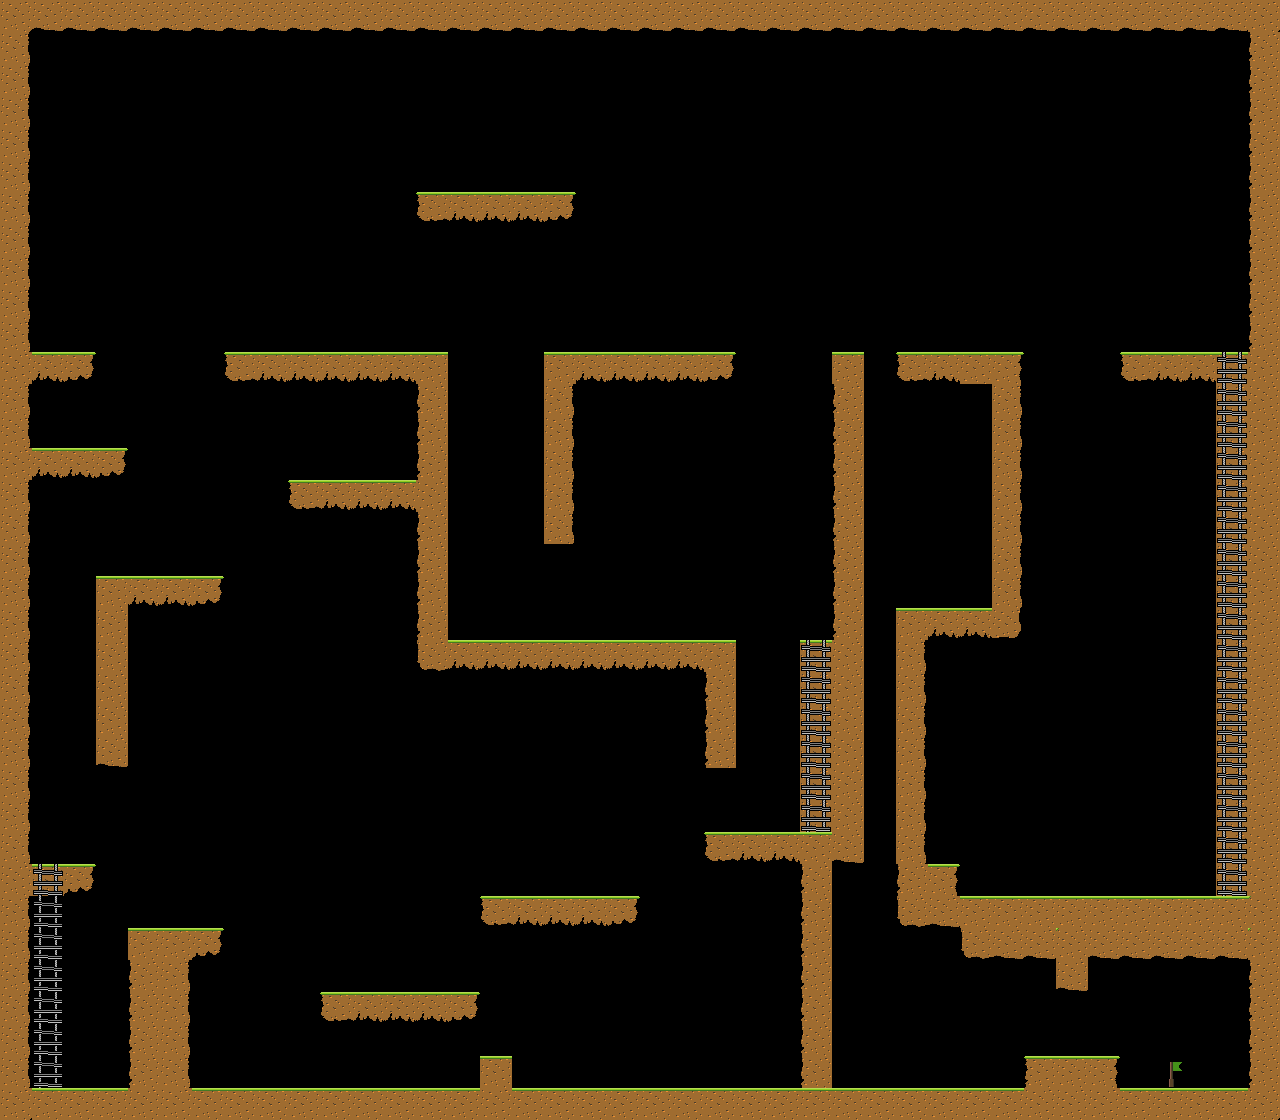

Below is a game level as drawn by its tile map, then a one-line description and the .tmx that defines it (tile-layer data replaced by summaries):
An orthogonal 40x35 tile map with 32x32 px tiles, 1 tile layer (set) and 100 objects (30x platform, 26x coin, 21x reverse, 14x enemy, 4x block, ...).

<map version="1.0" orientation="orthogonal" width="40" height="35" tilewidth="32" tileheight="32">
 <tileset firstgid="1" source="new-tiles.tsx" />
 <layer name="set" width="40" height="35">
  <data>[1400 cells, 340 non-empty, 18 distinct tile ids]</data>
 </layer>
 <objectgroup name="triggers" width="40" height="35" visible="0">
  <object name="block" x="0" y="0" width="1280" height="32">
   <properties>
    <property name="blockers" value="tlbr" />
   </properties>
  </object>
  <object name="block" x="0" y="1088" width="1280" height="32">
   <properties>
    <property name="blockers" value="tlbr" />
   </properties>
  </object>
  <object name="block" x="1248" y="0" width="32" height="1120">
   <properties>
    <property name="blockers" value="tlbr" />
   </properties>
  </object>
  <object name="block" x="0" y="0" width="32" height="1120">
   <properties>
    <property name="blockers" value="tlbr" />
   </properties>
  </object>
  <object name="platform" x="480" y="896" width="160" height="32">
   <properties>
    <property name="blockers" value="t" />
   </properties>
  </object>
  <object name="platform" x="320" y="992" width="160" height="32">
   <properties>
    <property name="blockers" value="t" />
   </properties>
  </object>
  <object name="platform" x="128" y="928" width="64" height="160">
   <properties>
    <property name="blockers" value="tlbr" />
   </properties>
  </object>
  <object name="platform" x="800" y="864" width="32" height="224">
   <properties>
    <property name="blockers" value="tlbr" />
   </properties>
  </object>
  <object name="platform" x="832" y="352" width="32" height="512">
   <properties>
    <property name="blockers" value="tlbr" />
   </properties>
  </object>
  <object name="platform" x="896" y="640" width="32" height="288">
   <properties>
    <property name="blockers" value="tlbr" />
   </properties>
  </object>
  <object name="platform" x="928" y="896" width="320" height="32">
   <properties>
    <property name="blockers" value="tlbr" />
   </properties>
  </object>
  <object name="platform" x="960" y="928" width="288" height="32">
   <properties>
    <property name="blockers" value="tlbr" />
   </properties>
  </object>
  <object name="platform" x="704" y="832" width="128" height="32">
   <properties>
    <property name="blockers" value="t" />
   </properties>
  </object>
  <object name="platform" x="32" y="448" width="96" height="32">
   <properties>
    <property name="blockers" value="tlbr" />
   </properties>
  </object>
  <object name="platform" x="416" y="384" width="32" height="288">
   <properties>
    <property name="blockers" value="tlbr" />
   </properties>
  </object>
  <object name="platform" x="416" y="640" width="320" height="32">
   <properties>
    <property name="blockers" value="tlbr" />
   </properties>
  </object>
  <object name="platform" x="704" y="640" width="32" height="128">
   <properties>
    <property name="blockers" value="tlbr" />
   </properties>
  </object>
  <object name="platform" x="544" y="352" width="192" height="32">
   <properties>
    <property name="blockers" value="tlbr" />
   </properties>
  </object>
  <object name="platform" x="544" y="384" width="32" height="160">
   <properties>
    <property name="blockers" value="tlbr" />
   </properties>
  </object>
  <object name="platform" x="896" y="608" width="128" height="32">
   <properties>
    <property name="blockers" value="tlbr" />
   </properties>
  </object>
  <object name="platform" x="1056" y="960" width="32" height="32">
   <properties>
    <property name="blockers" value="tlbr" />
   </properties>
  </object>
  <object name="platform" x="1024" y="1056" width="96" height="32">
   <properties>
    <property name="blockers" value="tlbr" />
   </properties>
  </object>
  <object name="platform" x="896" y="352" width="128" height="32">
   <properties>
    <property name="blockers" value="tlbr" />
   </properties>
  </object>
  <object name="platform" x="992" y="384" width="32" height="256">
   <properties>
    <property name="blockers" value="tlbr" />
   </properties>
  </object>
  <object name="platform" x="416" y="192" width="160" height="32">
   <properties>
    <property name="blockers" value="t" />
   </properties>
  </object>
  <object name="platform" x="96" y="576" width="128" height="32">
   <properties>
    <property name="blockers" value="tlbr" />
   </properties>
  </object>
  <object name="platform" x="96" y="608" width="32" height="160">
   <properties>
    <property name="blockers" value="tlbr" />
   </properties>
  </object>
  <object name="enemy" x="480" y="608" width="32" height="32">
   <properties>
    <property name="enemy" value="" />
   </properties>
  </object>
  <object name="enemy" x="960" y="320" width="32" height="32">
   <properties>
    <property name="enemy" value="" />
   </properties>
  </object>
  <object name="enemy" x="1056" y="864" width="32" height="32">
   <properties>
    <property name="enemy" value="" />
   </properties>
  </object>
  <object name="enemy" x="1184" y="864" width="32" height="32">
   <properties>
    <property name="enemy" value="" />
   </properties>
  </object>
  <object name="enemy" x="1184" y="1056" width="32" height="32">
   <properties>
    <property name="enemy" value="" />
   </properties>
  </object>
  <object name="enemy" x="992" y="1056" width="32" height="32">
   <properties>
    <property name="enemy" value="" />
   </properties>
  </object>
  <object name="enemy" x="512" y="864" width="32" height="32">
   <properties>
    <property name="enemy" value="" />
   </properties>
  </object>
  <object name="enemy" x="416" y="960" width="32" height="32">
   <properties>
    <property name="enemy" value="" />
   </properties>
  </object>
  <object name="enemy" x="640" y="1056" width="32" height="32">
   <properties>
    <property name="enemy" value="" />
   </properties>
  </object>
  <object name="enemy" x="288" y="1056" width="32" height="32">
   <properties>
    <property name="enemy" value="" />
   </properties>
  </object>
  <object name="enemy" x="544" y="1056" width="32" height="32">
   <properties>
    <property name="enemy" value="" />
   </properties>
  </object>
  <object name="player" x="64" y="1056" width="32" height="32">
   <properties>
    <property name="player" value="" />
   </properties>
  </object>
  <object name="exit" x="1152" y="1056" width="32" height="32">
   <properties>
    <property name="exit" value="" />
   </properties>
  </object>
  <object name="reverse" x="160" y="1056" width="32" height="32">
   <properties>
    <property name="reverse" value="" />
   </properties>
  </object>
  <object name="reverse" x="800" y="1056" width="32" height="32">
   <properties>
    <property name="reverse" value="" />
   </properties>
  </object>
  <object name="reverse" x="288" y="960" width="32" height="32">
   <properties>
    <property name="reverse" value="" />
   </properties>
  </object>
  <object name="reverse" x="480" y="960" width="32" height="32">
   <properties>
    <property name="reverse" value="" />
   </properties>
  </object>
  <object name="reverse" x="640" y="864" width="32" height="32">
   <properties>
    <property name="reverse" value="" />
   </properties>
  </object>
  <object name="reverse" x="448" y="864" width="32" height="32">
   <properties>
    <property name="reverse" value="" />
   </properties>
  </object>
  <object name="reverse" x="1024" y="1056" width="32" height="32">
   <properties>
    <property name="reverse" value="" />
   </properties>
  </object>
  </objectgroup>
</map>
<!-- 53 of 100 objects omitted -->
